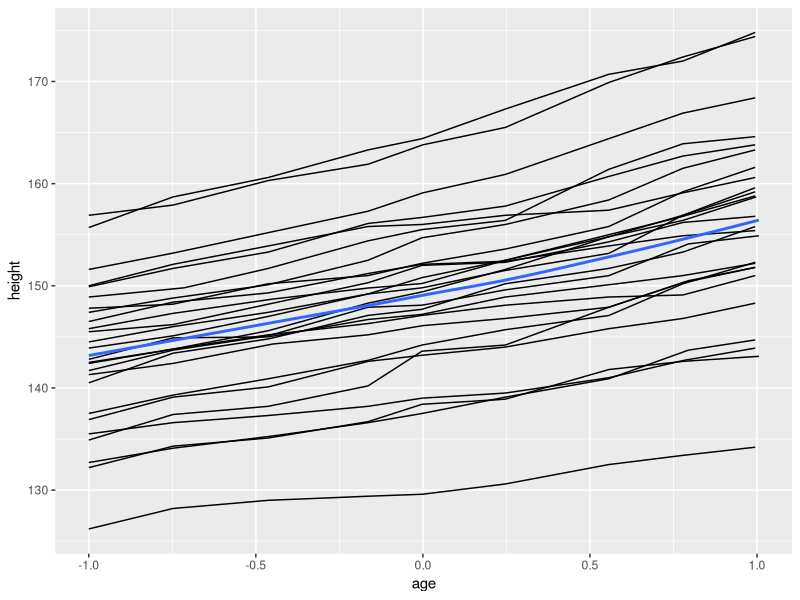
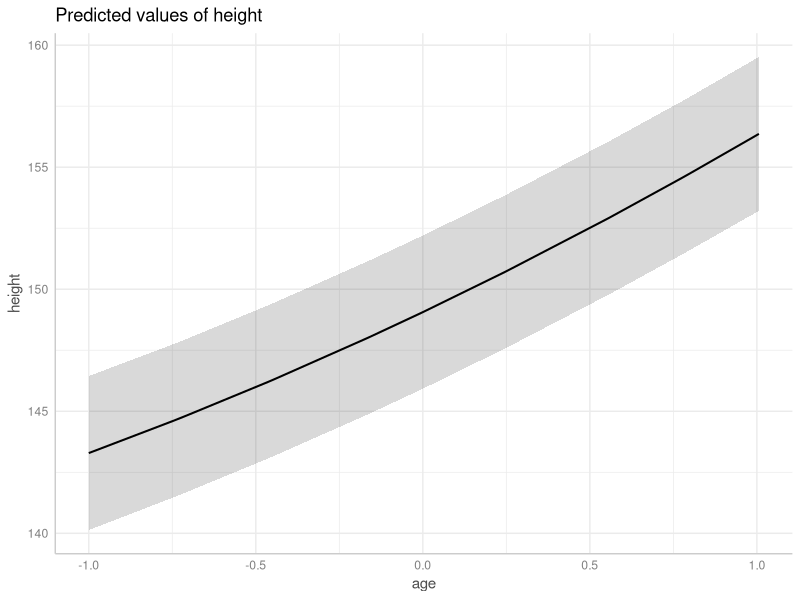

Write the R code that produced these figures, in order.
## ---- chunk 1
knitr::opts_chunk$set(echo = TRUE)
## ---- chunk 2
data(Oxboys, package = "nlme")
## ---- chunk 3
library(ggplot2)
ggplot(Oxboys) +
  aes(age, height) +
  geom_line(aes(group = Subject)) + 
  geom_smooth(se = FALSE)
## ---- chunk 4
library(lme4)
m <- lmer(height ~ poly(age, 2) + (1 | Subject), data = Oxboys)
summary(m, corr = F)
## ---- chunk 5
library(ggeffects)
plot(ggpredict(m, terms = "age [all]"))
## ---- chunk 6
library(emmeans)
emm <- emmeans(m, specs = "age", at = list(age = c(0.5, -0.5)))
contrast(emm, method = "pairwise")
